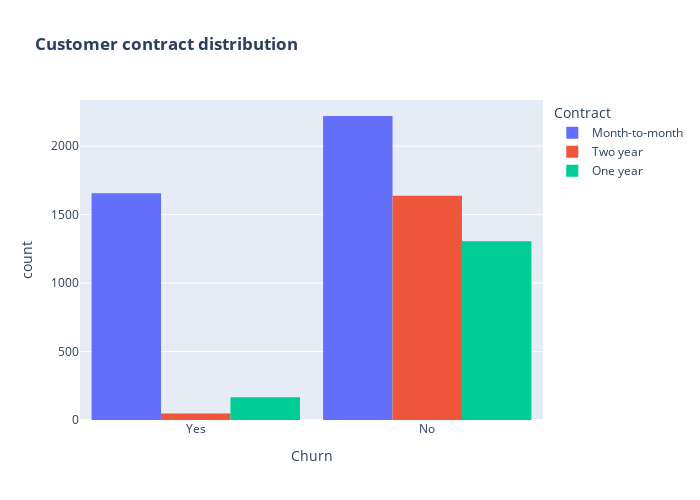

This figure's notebook cell:
### Markdown cell above
<p style = 'font-size:16px;font-family:Arial'>There is negligible difference in customer percentage/ count who changed the service provider. Both genders behaved in similar fashion when it comes to migrating to another service provider.

### Code cell
fig = px.histogram(df, x="Churn", color="Contract", barmode="group", title="<b>Customer contract distribution<b>")
fig.update_layout(width=700, height=500, bargap=0.1)
fig.show()

### Figure 1 — Plotly figure (JSON) as saved in the notebook; plotly's stock layout.template omitted (floating-point values rounded to 4 significant figures; data arrays with more than 128 entries replaced by an {"elided": "..."} marker saying what was removed)
{"data": [{"alignmentgroup": "True", "bingroup": "x", "hovertemplate": "Contract=Month-to-month<br>Churn=%{x}<br>count=%{y}<extra></extra>", "legendgroup": "Month-to-month", "marker": {"color": "#636efa", "pattern": {"shape": ""}}, "name": "Month-to-month", "offsetgroup": "Month-to-month", "orientation": "v", "showlegend": true, "type": "histogram", "x": {"elided": "3875 str values"}, "xaxis": "x", "yaxis": "y"}, {"alignmentgroup": "True", "bingroup": "x", "hovertemplate": "Contract=Two year<br>Churn=%{x}<br>count=%{y}<extra></extra>", "legendgroup": "Two year", "marker": {"color": "#EF553B", "pattern": {"shape": ""}}, "name": "Two year", "offsetgroup": "Two year", "orientation": "v", "showlegend": true, "type": "histogram", "x": {"elided": "1685 str values"}, "xaxis": "x", "yaxis": "y"}, {"alignmentgroup": "True", "bingroup": "x", "hovertemplate": "Contract=One year<br>Churn=%{x}<br>count=%{y}<extra></extra>", "legendgroup": "One year", "marker": {"color": "#00cc96", "pattern": {"shape": ""}}, "name": "One year", "offsetgroup": "One year", "orientation": "v", "showlegend": true, "type": "histogram", "x": {"elided": "1472 str values"}, "xaxis": "x", "yaxis": "y"}], "layout": {"bargap": 0.1, "barmode": "group", "height": 500, "legend": {"title": {"text": "Contract"}, "tracegroupgap": 0}, "title": {"text": "<b>Customer contract distribution<b>"}, "width": 700, "xaxis": {"anchor": "y", "autorange": true, "domain": [0, 1], "range": [-0.5, 1.5], "title": {"text": "Churn"}, "type": "category"}, "yaxis": {"anchor": "x", "autorange": true, "domain": [0, 1], "range": [0, 2337.0], "title": {"text": "count"}}}}
